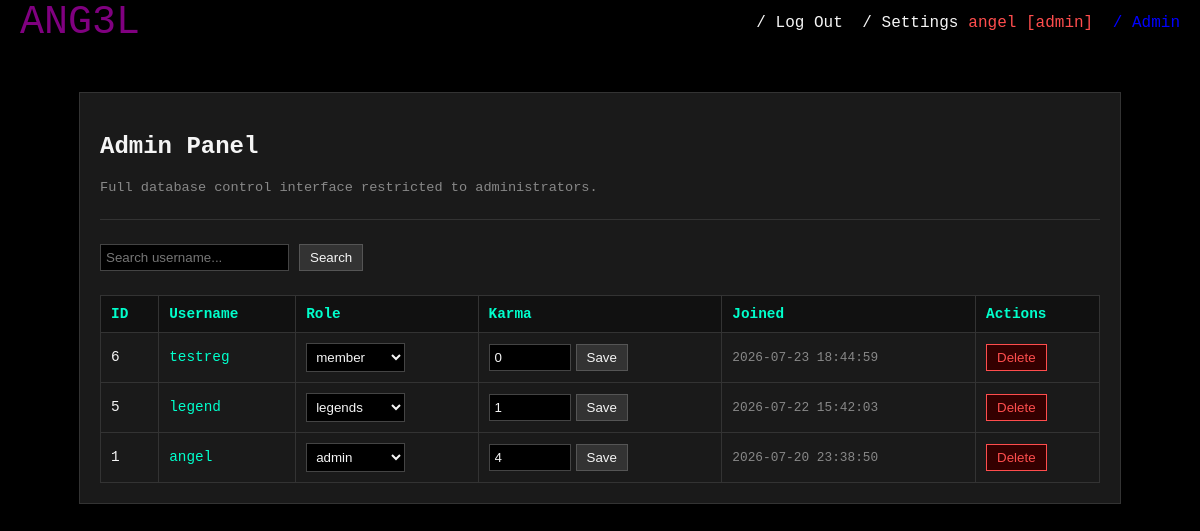
/admin.php (signed in), run on the app's committed database.
### tables this page shows
CREATE TABLE users (
    id INTEGER PRIMARY KEY AUTOINCREMENT,
    username TEXT UNIQUE NOT NULL,
    password_hash TEXT NOT NULL,
    is_admin INTEGER DEFAULT 0,
    created_at DATETIME DEFAULT CURRENT_TIMESTAMP
, role TEXT DEFAULT 'member', karma INTEGER DEFAULT 0);

### public/admin.php (the view, shortened to what this page needs)
<?php
require_once __DIR__ . '/../db.php';
$search = trim($_GET['search'] ?? '');
if (!empty($search)) {
    $stmt = $db->prepare("SELECT id, username, role, karma, created_at FROM users WHERE username LIKE ? ORDER BY id DESC");
    $stmt->execute(['%' . $search . '%']);
} else {
    $stmt = $db->query("SELECT id, username, role, karma, created_at FROM users ORDER BY id DESC LIMIT 50");
}
$users = $stmt->fetchAll(PDO::FETCH_ASSOC);
?>
<!DOCTYPE html>
<html>
<head>
    <link rel="stylesheet" type="text/css" href="/css/header.css">
    <link rel="stylesheet" type="text/css" href="/css/admin.css">
</head>
<body>
    <?php include __DIR__ . '/../includes/header.php'; ?>
    <div class="container">
        <h2>Admin Panel</h2>
        <p style="color: #888; font-size: 0.85rem;">Full database control interface restricted to administrators.</p>
        <hr style="border: 0; border-top: 1px solid #333; margin: 1.5rem 0;">
        <form class="search-box" method="GET" action="admin.php">
            <input type="text" name="search" placeholder="Search username..." value="<?php echo htmlspecialchars($search, ENT_QUOTES, 'UTF-8'); ?>">
            <button type="submit">Search</button>
        </form>
        <table>
            <thead>
                <tr>
                    <th>ID</th>
                    <th>Username</th>
                    <th>Role</th>
                    <th>Karma</th>
                    <th>Joined</th>
                    <th>Actions</th>
                </tr>
            </thead>
            <tbody>
                <?php if (empty($users)): ?>
                    <tr><td colspan="6" style="text-align: center; color: gray;">No users found.</td></tr>
                <?php else: ?>
                    <?php foreach ($users as $u): ?>
                        <tr>
                            <td><?php echo $u['id']; ?></td>
                            <td><a href="/u/<?php echo htmlspecialchars($u['username'], ENT_QUOTES, 'UTF-8'); ?>" style="color: #00ffcc; text-decoration: none;"><?php echo htmlspecialchars($u['username'], ENT_QUOTES, 'UTF-8'); ?></a></td>
                            <td>
                                <form action="admin.php" method="POST" style="display:inline;">
                                    <select name="role" onchange="this.form.submit()">
                                        <option value="member" <?php if($u['role']=='member') echo 'selected'; ?>>member</option>
                                        <option value="legends" <?php if($u['role']=='legends') echo 'selected'; ?>>legends</option>
                                        <option value="admin" <?php if($u['role']=='admin') echo 'selected'; ?>>admin</option>
                                    </select>
                                </form>
                            </td>
                            <td>
                                <form action="admin.php" method="POST" style="display:inline; display:flex; gap:5px;">
                                    <input type="number" name="karma" value="<?php echo $u['karma']; ?>" style="width: 70px;">
                                    <button type="submit">Save</button>
                                </form>
                            </td>
                            <td style="color: #888; font-size: 0.8rem;"><?php echo $u['created_at']; ?></td>
                            <td>
                                <form action="admin.php" method="POST" onsubmit="return confirm('Are you sure you want to delete user <?php echo htmlspecialchars($u['username'], ENT_QUOTES, 'UTF-8'); ?>?');" style="display:inline;">
                                    <button type="submit" class="btn-danger">Delete</button>
                                </form>
                            </td>
                        </tr>
                    <?php endforeach; ?>
                <?php endif; ?>
            </tbody>
        </table>
    </div>
</body>
</html>

### public/css/header.css (style rules this page uses)
body { background-color: rgb(0, 0, 0); margin: 0; }
a { color: whitesmoke; text-decoration: none; }

### public/css/admin.css (style rules this page uses)
body { background: #000000; color: whitesmoke; font-family: "JetBrainsMono NF", monospace; margin: 0; padding-top: 60px; }
.container { max-width: 1000px; margin: 2rem auto; padding: 20px; background: #1a1a1a; border: 1px solid #333; }
table { width: 100%; border-collapse: collapse; margin-top: 1rem; }
th, td { padding: 10px; border: 1px solid #333; text-align: left; font-size: 0.9rem; }
th { background: #111; color: #00ffcc; }
input[type="text"], input[type="number"], select { background: #000; color: whitesmoke; border: 1px solid #444; padding: 5px; }
button { background: #333; color: whitesmoke; border: 1px solid #555; padding: 5px 10px; cursor: pointer; }
.btn-danger { background: #330000; border-color: #ff4d4d; color: #ff4d4d; }
.search-box { margin-bottom: 1.5rem; display: flex; gap: 10px; }

### data on the page
users: id "6", username "testreg", role "member", karma "0", created_at "2026-07-23 18:44:59"
users: id "5", username "legend", role "legends", karma "1", created_at "2026-07-22 15:42:03"
users: id "1", username "angel", role "admin", karma "4", created_at "2026-07-20 23:38:50"

### other printed values
$_SESSION['username'] . $role_suffix "angel [admin]"
